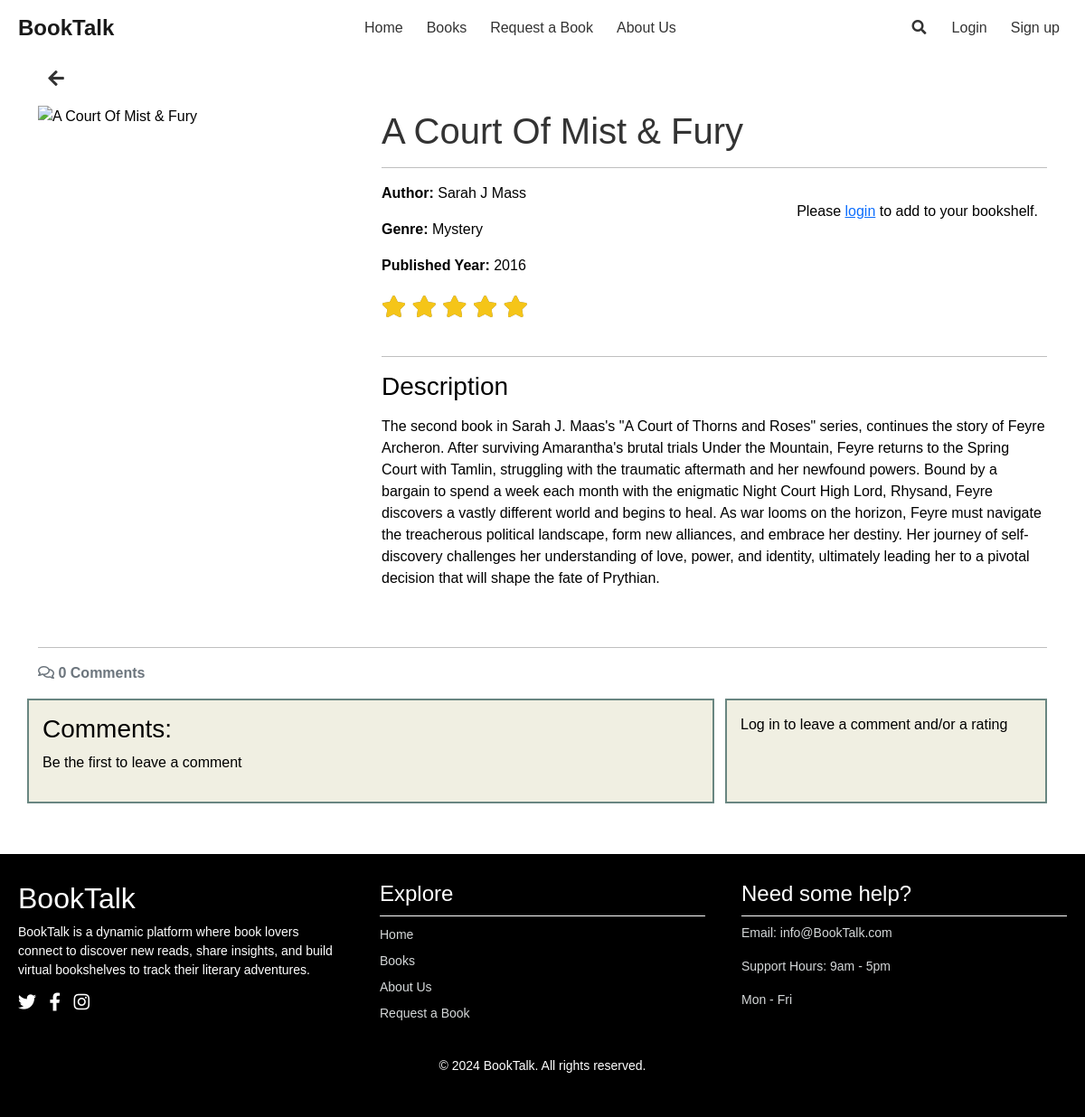
The page /books/a-court-of-mist-fury/ on the database its author committed.
### books/models.py (models this page shows, shortened)
class Book(models.Model):
    genre = models.ForeignKey(Genre, on_delete=models.SET_NULL, null=True)
    author = models.ForeignKey(Author, on_delete=models.SET_NULL, null=True)
    id = models.UUIDField(primary_key=True, default=uuid.uuid4, editable=False)
    title = models.CharField(max_length=60)
    published_year = models.IntegerField()
    cover_image = CloudinaryField('image', default='placeholder')
    description = models.TextField(max_length= 1000, blank=True, null=True)
    slug = models.SlugField(max_length=60, unique=True, blank=True, null=True)
    created_on = models.DateTimeField(auto_now_add=True)
    last_updated = models.DateTimeField(auto_now=True)
    class Meta:
        ordering =["-published_year"]

class Author(models.Model):
    name = models.CharField(max_length=50, unique=True)
    birth_date = models.DateField(null=True, blank=True)
    nationality = models.CharField(max_length=25, blank=True)
    class Meta:
        ordering =["name"]
    def __str__(self):
        return self.name

class Genre(models.Model):
    name = models.CharField(max_length=50, unique=True)
    description = models.TextField(blank=True)
    class Meta:
        ordering =["name"]
    def __str__(self):
        return self.name

### books/views.py (the view)
# urls.py: path('books/<slug:slug>/', views.book_detail, name='book_detail'),
def book_detail(request, slug):
    queryset = Book.objects.all()
    book = get_object_or_404(queryset, slug=slug)
    in_bookshelf = False
    if request.user.is_authenticated:
        in_bookshelf = Bookshelf.objects.filter(user=request.user, book=book).exists()
    comments = book.comments.all().order_by("-created_on")
    comment_count = book.comments.filter(approved=True).count()
    if request.method == "POST":
        comment_form = CommentForm(data=request.POST)
        if comment_form.is_valid():
            comment = comment_form.save(commit=False)
            comment.user = request.user
            comment.book = book
            comment.save()
            messages.add_message(
                request, messages.SUCCESS,
                'Your comment has been submitted and is awaiting approval'
            )
            print("Comment submitted successfully")
            return HttpResponseRedirect(reverse('book_detail', args=[slug]))
    else:
        comment_form = CommentForm()
    book_ratings = Rating.objects.filter(book=book).exclude(rating=-1).values_list('rating', flat=True)
    total_ratings = Rating.objects.filter(book=book).count()
    if book_ratings:
        average_rating = sum(book_ratings) / len(book_ratings)
        average_rating = round(average_rating, 1)
    else:
        average_rating = None
    if request.method == "POST":
        rating_form = RatingForm(data=request.POST)
        if rating_form.is_valid():
            rating_value = rating_form.cleaned_data['rating']
            rating, created = Rating.objects.get_or_create(user=request.user, book=book)
            rating.rating = rating_value
            rating.save()
            print("Rating submitted successfully")
            book_ratings = Rating.objects.filter(book=book).exclude(rating=-1).values_list('rating', flat=True)
            if book_ratings:
                average_rating = sum(book_ratings) / len(book_ratings)
                total_ratings = Rating.objects.filter(book=book).count()
            else:
                average_rating = None
            if request.headers.get('x-requested-with') == 'XMLHttpRequest':
                return JsonResponse({'message': 'Rating submitted successfully',
                                     'user_rating': rating_value,
                                     'average_rating': average_rating,
                                     'total_ratings': total_ratings,
                                     })
            return HttpResponseRedirect(reverse('book_detail', args=[slug]))
    else:
        rating_form = RatingForm()
    user_rating = None
    if request.user.is_authenticated:
        user_rating_obj = Rating.objects.filter(book=book, user=request.user).first()
        if user_rating_obj:
            user_rating = user_rating_obj.rating
    return render(request, "books/book_detail.html", {
        "book": book,
        "in_bookshelf": in_bookshelf,
        "comments": comments,
        "comment_count": comment_count,
        "comment_form": comment_form,
        "rating_form": rating_form,
        "user_rating": user_rating,
        "average_rating": average_rating,
        "total_ratings": total_ratings,
        },
    )

### books/templates/books/book_detail.html (shortened to what this page needs)
{% extends "base.html" %}
{% block content %}
{% load static %}
{% load crispy_forms_tags %}
<div class="container mt-1">
    <div class="return-button">
        <button class="back-button" onclick="goBack()">
            <i class="fas fa-arrow-left"></i>
        </button>
    </div>
    <div class="row">
        <div class="col-md-4">
            {% if book.cover_image.url == 'https://res.cloudinary.com/dmnnucsdm/image/upload/placeholder' %}
                <img class="img-fluid" src="{% static 'images/book_default.jpg' %}" alt="placeholder Image">
            {% else %}
                <img class="img-fluid" src="{{ book.cover_image.url }}" alt="{{ book.title }}">
            {% endif %}
        </div>
        <div class="col-md-8 mb-4">
            <h1 class="title">{{ book.title }}</h1>
            <hr>
            <div class="details">
                <p><strong>Author:</strong> {{ book.author }}</p>
                <p><strong>Genre:</strong> {{ book.genre }}</p>
                <p><strong>Published Year:</strong> {{ book.published_year }}</p>
                <div class="book-star-ratings">
                    <div class="star-ratings-background">
                        <ul class="book-stars">
                            <li><i class="far fa-star book-rating-icon"></i></li>
                            <li><i class="far fa-star book-rating-icon"></i></li>
                            <li><i class="far fa-star book-rating-icon"></i></li>
                            <li><i class="far fa-star book-rating-icon"></i></li>
                            <li><i class="far fa-star book-rating-icon"></i></li>
                        </ul>
                    </div>
                    <div class="star-ratings-foreground">
                        <ul class="book-stars">
                            <li><i class="fa-star book-rating-star far" data-value="1"></i></li>
                            <li><i class="fa-star book-rating-star far" data-value="2"></i></li>
                            <li><i class="fa-star book-rating-star far" data-value="3"></i></li>
                            <li><i class="fa-star book-rating-star far" data-value="4"></i></li>
                            <li><i class="fa-star book-rating-star far" data-value="5"></i></li>
                        </ul>
                    </div>
                </div>
                <div id="average-rating">
                    {% if average_rating == None %}
                        <p>No ratings</p>
                    {% else %}
                        {% if total_ratings == 1 %}
                            <p>{{ average_rating }} from {{ total_ratings }} rating</p>
                        {% else %}
                            <p>{{ average_rating }} from {{ total_ratings }} ratings</p>
                        {% endif %}
                    {% endif %}
                </div>
                <div id="bookshelf-buttons">
                    {% if request.user.is_authenticated %}
                        {% if in_bookshelf %}
                            <form action="{% url 'remove_from_bookshelf' book.slug %}" method="post">
                                {% csrf_token %}
                                <button id="remove-from-bookshelf" class="btn btn-secondary" data-book-slug="{{ book.slug }}">Remove from Bookshelf</button>
                            </form>
                        {% else %}
                            <form action="{% url 'add_to_bookshelf' book.slug %}" method="post">
                                {% csrf_token %}
                                <button id="add-to-bookshelf" class="btn btn-secondary" data-book-slug="{{ book.slug }}">Add to Bookshelf</button>
                            </form>
                        {% endif %}
                    {% else %}
                        <p>Please <a href="{% url 'account_login' %}">login</a> to add to your bookshelf.</p>
                    {% endif %}
                </div>
                <hr>
                <h3>Description</h3>
                <p>{{ book.description|safe }}</p>
            </div>
        </div>
    </div>
    <div class="user-interactions-container">
        <div class="row mt-2">
            <div class="col-12">
                <hr>
                <strong class="text-secondary">
                    {% if comment_count == 1 %}
                        <i class="far fa-comments"></i> {{ comment_count }} Comment
                    {% else %}
                        <i class="far fa-comments"></i> {{ comment_count }} Comments
                    {% endif %}
                </strong>
            </div>
        </div>
        <div class="row gutters mt-3 d-flex align-items-stretch">
            <div class="col-md-8 mb-3 comment-container">
                <h3>Comments:</h3>
                {% if comment_count == 0 %}
                    <p>Be the first to leave a comment</p>
                {% endif %}
            </div>
            <div class="col-md-4 d-flex flex-column">
                <div class="add-comment-card mb-3 flex-grow-1">
                    <div class="card-body">
                        {% if user.is_authenticated %}
                            <h3>Leave a comment:</h3>
                            <span><i class="far fa-user"></i> {{ user.username }}</span>
                            <form id="commentForm" method="post">
                                {{ comment_form | crispy }}
                                {% csrf_token %}
                                <button id="submitButton" type="submit" class="btn btn-secondary btn-lg mt-2">Submit</button>
                            </form>
                            <div class="row mt-4">
                                <div class="col-12">
                                    <hr>
                                    <strong>Please rate this book:</strong>
                                    <div class="rating-stars mt-2">
                                        <form id="ratingForm1" class="star-form" method="POST">
                                            {% csrf_token %}
                                            <input type="hidden" name="rating" value="1">
                                            <button type="submit" class="far fa-star star-icon" data-value="1"></button>
                                        </form>
                                        <form id="ratingForm2" class="star-form" method="POST">
                                            {% csrf_token %}
                                            <input type="hidden" name="rating" value="2">
                                            <button type="submit" class="far fa-star star-icon" data-value="2"></button>
                                        </form>
                                        <form id="ratingForm3" class="star-form" method="POST">
                                            {% csrf_token %}
                                            <input type="hidden" name="rating" value="3">
                                            <button type="submit" class="far fa-star star-icon" data-value="3"></button>
                                        </form>
                                        <form id="ratingForm4" class="star-form" method="POST">
                                            {% csrf_token %}
                                            <input type="hidden" name="rating" value="4">
                                            <button type="submit" class="far fa-star star-icon" data-value="4"></button>
                                        </form>
                                        <form id="ratingForm5" class="star-form" method="POST">
                                            {% csrf_token %}
                                            <input type="hidden" name="rating" value="5">
                                            <button type="submit" class="far fa-star star-icon" data-value="5"></button>
                                        </form>
                                    </div>
                                    <div class="mt-2">
                                        <p>Your rating: <span id="user-rating">{{ user_rating }}</span></p>
                                    </div>
                                </div>
                            </div>
                        {% else %}
                            <p>Log in to leave a comment and/or a rating</p>
                        {% endif %}
                    </div>
                </div>
            </div>
        </div>
    </div>
</div>
{% endblock %}

### rows shown on the page
Book: title "A Court Of Mist & Fury", author "Sarah J Mass", genre "Mystery", published_year "2016", description "The second book in Sarah J. Maas's \"A Court of Thorns and Roses\" series, continues the story of Feyre Archeron. After surviving Amarantha's brutal trials Under the Mountain, Feyre returns to the Spring Court with Tamlin, struggling with the traumatic aftermath and her newfound powers. Bound by a bargain to spend a week each month with the enigmatic Night Court High Lord, Rhysand, Feyre discovers a vastly different world and begins to heal. As war looms on the horizon, Feyre must navigate the treacherous political landscape, form new alliances, and embrace her destiny. Her journey of self-discovery challenges her understanding of love, power, and identity, ultimately leading her to a pivotal…"

### other values the page prints
{{ comment_count }} "0"
